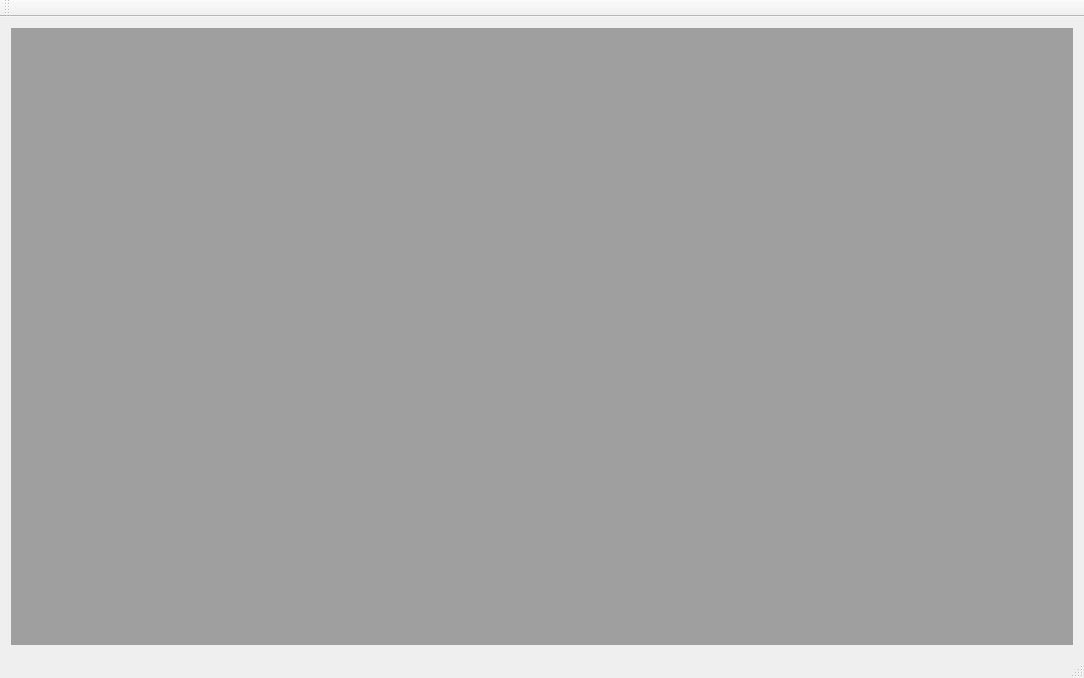
<?xml version="1.0" encoding="UTF-8"?>
<ui version="4.0">
 <class>MainWindow</class>
 <widget class="QMainWindow" name="MainWindow">
  <property name="geometry">
   <rect>
    <x>0</x>
    <y>0</y>
    <width>1084</width>
    <height>678</height>
   </rect>
  </property>
  <property name="sizePolicy">
   <sizepolicy hsizetype="Maximum" vsizetype="Maximum">
    <horstretch>0</horstretch>
    <verstretch>0</verstretch>
   </sizepolicy>
  </property>
  <property name="acceptDrops">
   <bool>true</bool>
  </property>
  <property name="windowTitle">
   <string>Active learning</string>
  </property>
  <property name="documentMode">
   <bool>true</bool>
  </property>
  <property name="tabShape">
   <enum>QTabWidget::Triangular</enum>
  </property>
  <property name="dockNestingEnabled">
   <bool>true</bool>
  </property>
  <widget class="QWidget" name="centralWidget">
   <layout class="QVBoxLayout" name="verticalLayout_3">
    <item>
     <widget class="QMdiArea" name="mdiArea"/>
    </item>
   </layout>
  </widget>
  <widget class="QMenuBar" name="menuBar">
   <property name="geometry">
    <rect>
     <x>0</x>
     <y>0</y>
     <width>1084</width>
     <height>25</height>
    </rect>
   </property>
  </widget>
  <widget class="QStatusBar" name="statusBar"/>
  <widget class="QToolBar" name="mainToolBar">
   <attribute name="toolBarArea">
    <enum>TopToolBarArea</enum>
   </attribute>
   <attribute name="toolBarBreak">
    <bool>false</bool>
   </attribute>
  </widget>
 </widget>
 <layoutdefault spacing="6" margin="11"/>
 <resources/>
 <connections/>
</ui>
